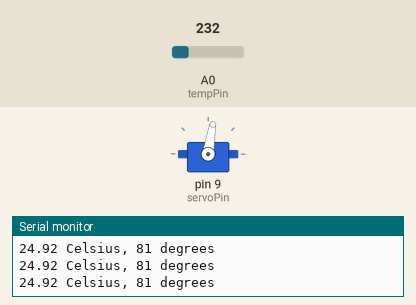
Simulated run of this sketch. Board: Arduino Uno, built with avr-gcc and run on an emulated ATmega328P. Shown: servo, the last lines printed to the serial monitor. Inputs (shaded band) come from the test bench; at power-on: A0 (tempPin) = 232.

Above: at 2.2 s.
2.3 s: A0 (tempPin) set to 250
At 3.4 s:
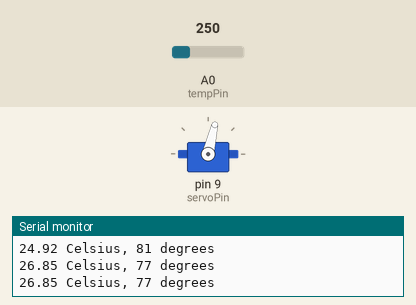
4.0 s: A0 (tempPin) set to 336
At 4.6 s:
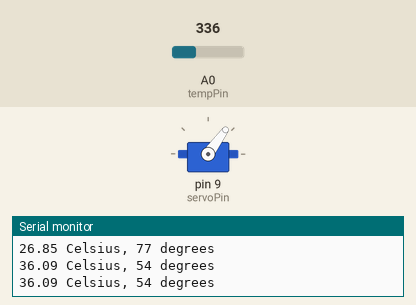
Timing chart, 0 to 7.0 s (numbered marks = the images above; inputs shaded):
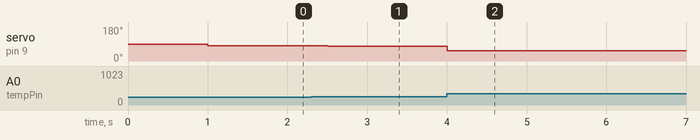

The sketch:

Chapter14.ino
```cpp
#include <Servo.h>

float tempC;
int angleC;
int reading;
int tempPin = 0;
int servoPin = 9;

Servo thServo;

void setup()
{
  analogReference(INTERNAL);
  Serial.begin(9600);
  thServo.attach(servoPin);
  thServo.write(90);
  delay(1000);
}

void loop()
{
  reading = analogRead(tempPin);
  tempC = reading / 9.31;
  angleC = map(tempC, 0, 40, 135, 45);
  Serial.print(tempC);
  Serial.print(" Celsius, ");
  Serial.print(angleC);
  Serial.println(" degrees");
  thServo.write(angleC);
  delay(500);
}
```

Measured:
- after the input at 2.3 s, servo on pin 9 (servoPin): 81° → 77° after 0.20 s
- after the input at 4.0 s, servo on pin 9 (servoPin): 77° → 54° at once
